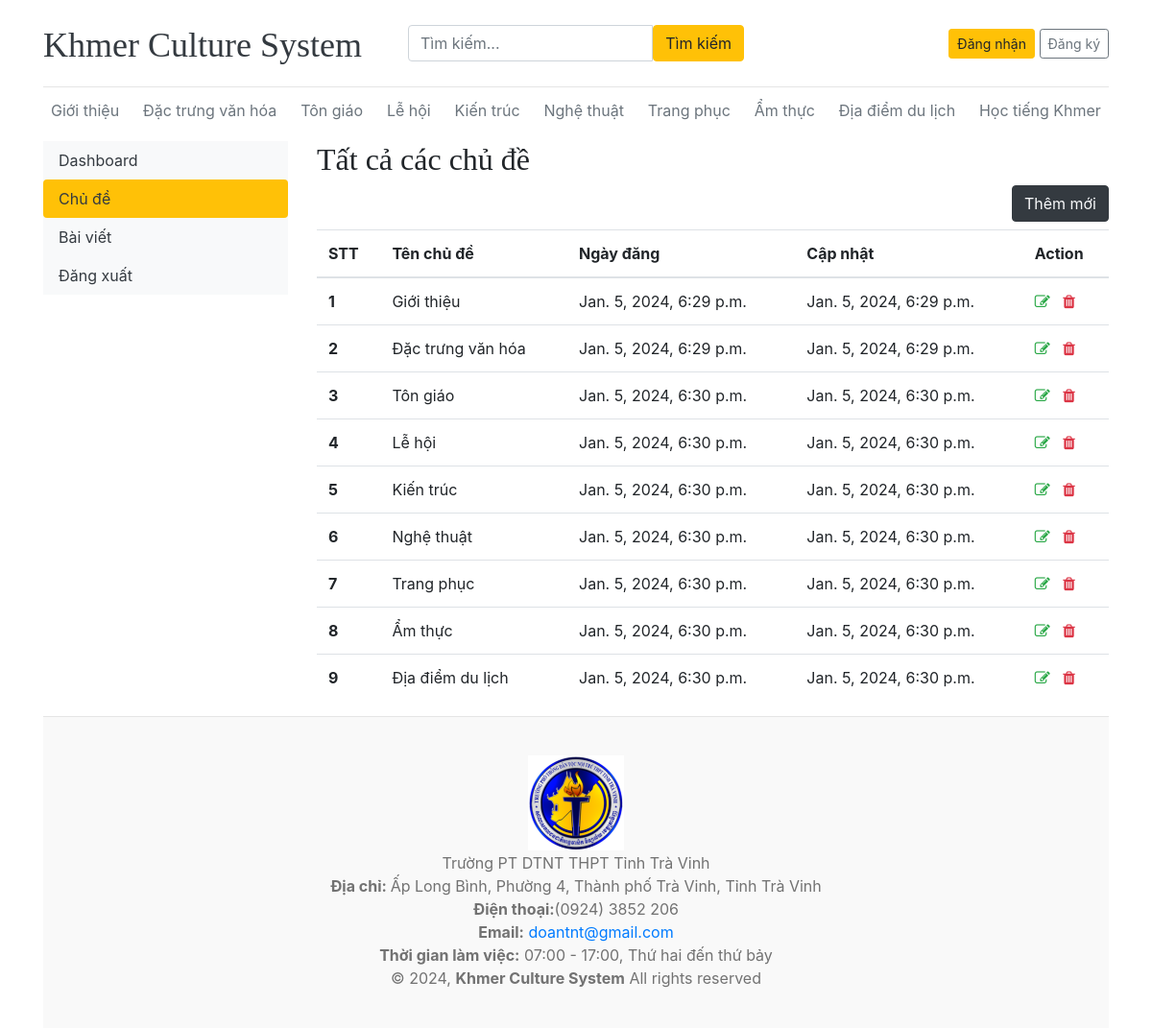
/dashboard/categories/, run on the app's committed database.
### core/models.py (models this page shows)
class Category(models.Model):
    category_name = models.CharField(max_length=50, unique=True)
    create_at = models.DateTimeField(auto_now_add=True)
    update_at = models.DateTimeField(auto_now_add=True)
    class Meta:
        verbose_name_plural = 'categories'
    def __str__(self):
        return self.category_name

### dashboards/views.py (the view)
# urls.py: path('categories/', views.categories, name='categories'),
def categories(request):
    return render(request, 'dashboards/categories.html')

### core/context_processors.py (called while the page is built)
def get_categories(request):
    categories = Category.objects.all()
    return dict(categories=categories)

def get_social_links(request):
    social_links = SocialLink.objects.all()
    return dict(social_links=social_links)

### templates/dashboards/categories.html (shortened to what this page needs)
{% extends 'base.html' %}
{% block content %}
<div class="row">
        {% include 'dashboards/sidebar.html' %}
        <div class="col-md-9">
            <h2>Tất cả các chủ đề</h2>
            <a href="{% url 'dashboards:add_category' %}" class="btn btn-dark text-light float-right mb-2">Thêm mới</a>
            <table class="table table-hover">
            <thead>
                <tr>
                    <th>STT</th>
                    <th>Tên chủ đề</th>
                    <th>Ngày đăng</th>
                    <th>Cập nhật</th>
                    <th>Action</th>
                </tr>
            </thead>
            <tbody>
                {% for cat in categories %}
            <tr>
                <th>{{forloop.counter}}</th>
                <td>{{cat}}</td>
                <td>{{cat.create_at}}</td>
                <td>{{cat.update_at}}</td>
                <td>
                    <a href="{% url 'dashboards:edit_category' cat.id %}"><i class="fa fa-edit text-success"></i></a>
                    <a href="{% url 'dashboards:delete_category' cat.id %}"><i class="fa fa-trash text-danger"></i></a>
                </td>
            </tr>
                {% endfor %}
            </tbody>
            </table>
        </div>
</div>
{% endblock %}

### templates/base.html (shortened to what this page needs)
{% load static %}
<!DOCTYPE html>
<html lang="en">
<head>
    <link href="https://getbootstrap.com/docs/4.0/dist/css/bootstrap.min.css" rel="stylesheet">
    <link rel="stylesheet" href="https://cdnjs.cloudflare.com/ajax/libs/font-awesome/4.7.0/css/font-awesome.min.css">
    <link href="{% static 'css/blog.css' %}" rel="stylesheet">
  </head>
<body>
    <div class="container">
      <header class="blog-header py-3">
        <div class="row flex-nowrap justify-content-between align-items-center">
          <div class="col-4 pt-1">
            <a class="blog-header-logo text-dark" href="/">Khmer Culture System</a>
          </div>
          <div class="col-4">
            <form action="{% url 'search' %}" method="GET">
              <div class="input-group">
                  <input class="form-control" type="text" name="keyword" value="{{keyword}}" placeholder="Tìm kiếm..." aria-label="Enter search term..." aria-describedby="button-search" />
                  <button type="sumbit" class="btn btn-warning" id="button-search" type="button">Tìm kiếm</button>
            </div>
            </form>
          </div>
          <div class="col-4 d-flex justify-content-end align-items-center">
            {% if not user.is_authenticated %}
            <a class="btn btn-sm btn-warning" href="{% url 'core:login' %}">Đăng nhận</a> &nbsp;
            <a class="btn btn-sm btn-outline-secondary" href="{% url 'core:register' %}">Đăng ký</a>
            {% else %}
            <span><a href="{% url 'dashboards:dashboard' %}">Dashboard</a></span>
            &emsp;
            <span><a href="{% url 'core:logout' %}">Đăng xuất</a><span>
            {% endif %}
          </div>
        </div>
      </header>
      <div class="nav-scroller py-1 mb-2">
        <nav class="nav d-flex justify-content-between">
          {% for cat in categories %}
            <a class="p-2 text-muted" href="{% url 'core:posts_by_category' cat.id %}">{{ cat.category_name }}</a>
          {% endfor %}
            <a class="p-2 text-muted" href="{% url 'learnkhmer:index' %}">Học tiếng Khmer</a>
        </nav>
      </div>
{% block content %}
{% endblock %}
<footer>
<div class="blog-footer">
  <div class="logo mb-30">
    <a href="index.html" class="mb-15"><img src="{% static '/images/DTNTTV.png' %}" alt="logo" /></a>
    <p class="font-lg text-heading">Trường PT DTNT THPT Tỉnh Trà Vinh</p>
  </div>
  <div class="">
            <a><img src=""><a><strong>Địa chỉ: </strong> <span>Ấp Long Bình, Phường 4, Thành phố Trà Vinh, Tỉnh Trà Vinh</span></li> <br>
            <a><img src=""><strong>Điện thoại:</strong><span>(0924) 3852 206</span></li><br>
            <a><img src=""><strong>Email:</strong><span><a href="/cdn-cgi/l/email-protection" class="__cf_email__" data-cfemail="6a190b060f2a240f191e44090507"> doantnt@gmail.com</a></span></li> <br>
            <a><img src=""><strong>Thời gian làm việc:</strong><span> 07:00 - 17:00, Thứ hai đến thứ bảy</span></li> <br>
  </div>
  <div>
    <p class="">&copy; 2024, <strong class="text-brand">Khmer Culture System</strong> All rights reserved</p>
  </div>
</footer>
</body>
</html>

### static/css/blog.css (style rules this page uses)
.blog-header { border-bottom: 1px solid #e5e5e5; }
.blog-header-logo { font-family: "Playfair Display", Georgia, "Times New Roman", serif; font-size: 2.25rem; }
h1, h2, h3, h4, h5, h6 { font-family: "Playfair Display", Georgia, "Times New Roman", serif; }
.blog-footer { padding: 2.5rem 0; color: #727272; text-align: center; background-color: #f9f9f9; border-top: .05rem solid #e5e5e5; list-style-type: none; }
.blog-footer p:last-child { margin-bottom: 0; }

### data on the page
Category: category_name "Giới thiệu", create_at "Jan. 5, 2024, 6:29 p.m.", update_at "Jan. 5, 2024, 6:29 p.m."
Category: category_name "Đặc trưng văn hóa", create_at "Jan. 5, 2024, 6:29 p.m.", update_at "Jan. 5, 2024, 6:29 p.m."
Category: category_name "Tôn giáo", create_at "Jan. 5, 2024, 6:30 p.m.", update_at "Jan. 5, 2024, 6:30 p.m."
Category: category_name "Lễ hội", create_at "Jan. 5, 2024, 6:30 p.m.", update_at "Jan. 5, 2024, 6:30 p.m."
Category: category_name "Kiến trúc", create_at "Jan. 5, 2024, 6:30 p.m.", update_at "Jan. 5, 2024, 6:30 p.m."
Category: category_name "Nghệ thuật", create_at "Jan. 5, 2024, 6:30 p.m.", update_at "Jan. 5, 2024, 6:30 p.m."
Category: category_name "Trang phục", create_at "Jan. 5, 2024, 6:30 p.m.", update_at "Jan. 5, 2024, 6:30 p.m."
Category: category_name "Ẩm thực", create_at "Jan. 5, 2024, 6:30 p.m.", update_at "Jan. 5, 2024, 6:30 p.m."
Category: category_name "Địa điểm du lịch", create_at "Jan. 5, 2024, 6:30 p.m.", update_at "Jan. 5, 2024, 6:30 p.m."
